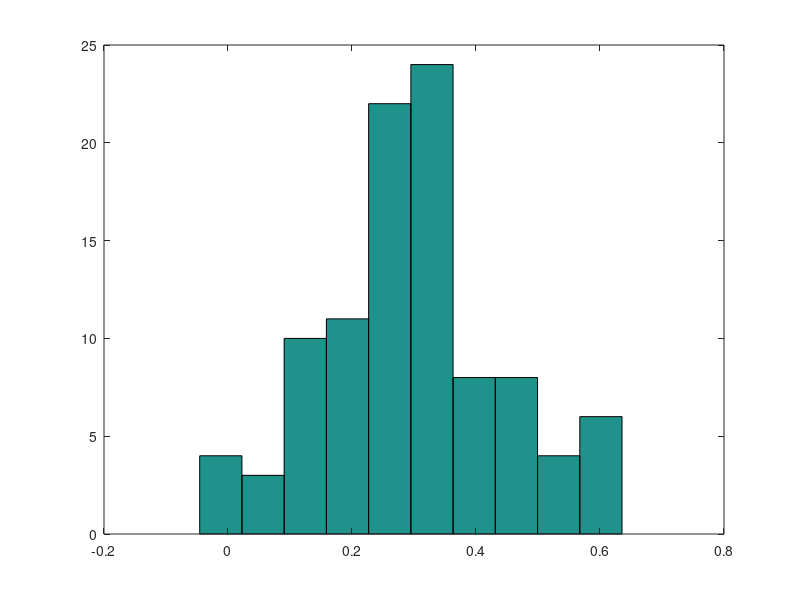

Recreate this plot in MATLAB.
% % rng(1)
% for t = 1:4
% %     seed1 = 1; 
%     seed2 = 1;
%     for d = 1:2
% %         rng(100000+seed1)
%         for c = 1:3
%             rng(1000+seed2)
%             sth = rand(1,1);
%             seed2 = seed2+1;
%             disp(sth)
%         end
%     end
% end
% 
% % clearvars -EXCEPT rng

NB = 10;
T  = 52;
NM = 10;
beta_C = 0.3;
se_C = 10;

store = [];
for w=1:100
    sth = beta_C+se_C*randn(NB,T,NM);
    temp = mean(mean(mean(sth)));
    disp(temp)
    store = [store temp];
end

hist(store)
disp(mean(store))